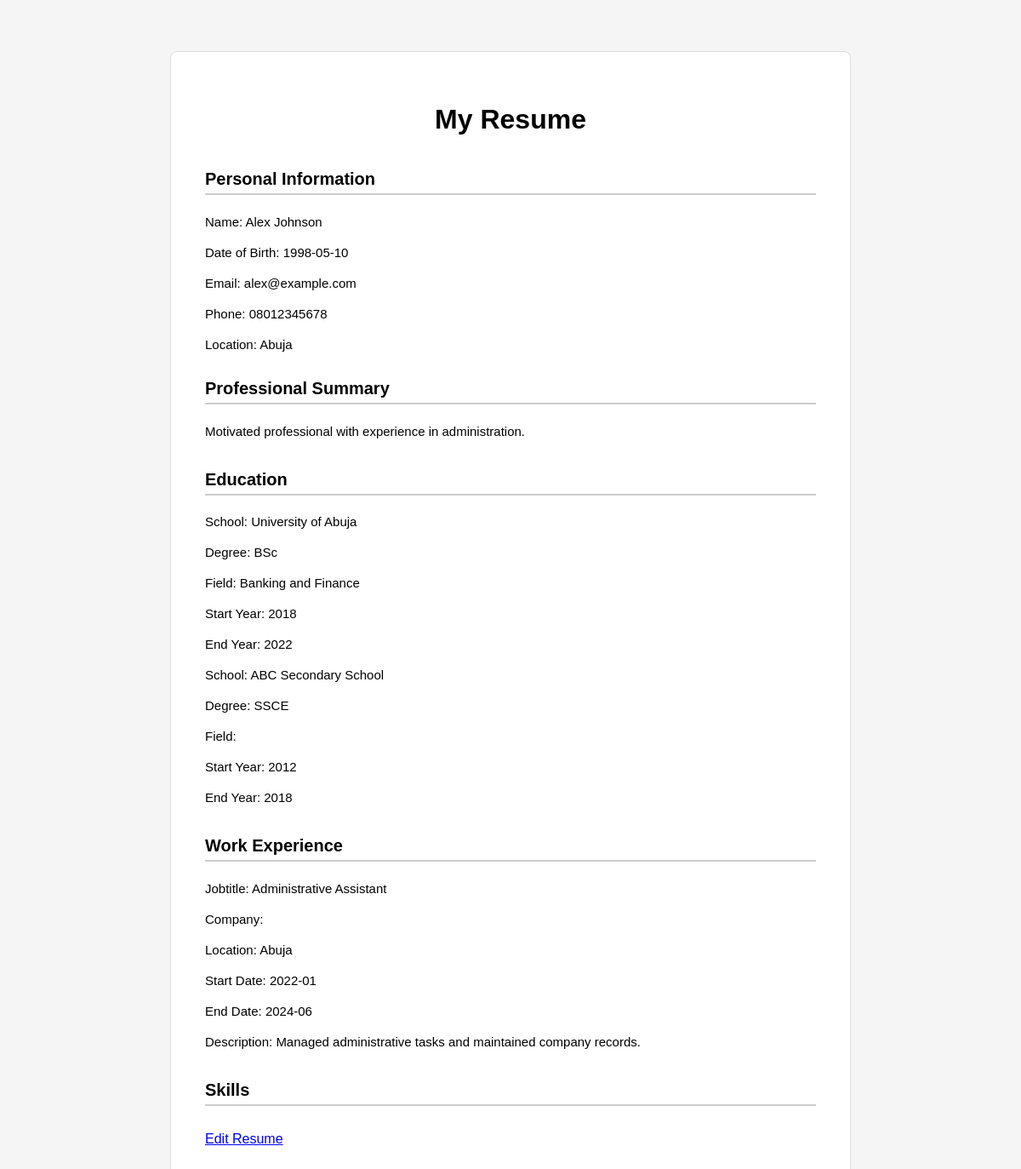
/resume/2, run on an earlier commit of the app's database.
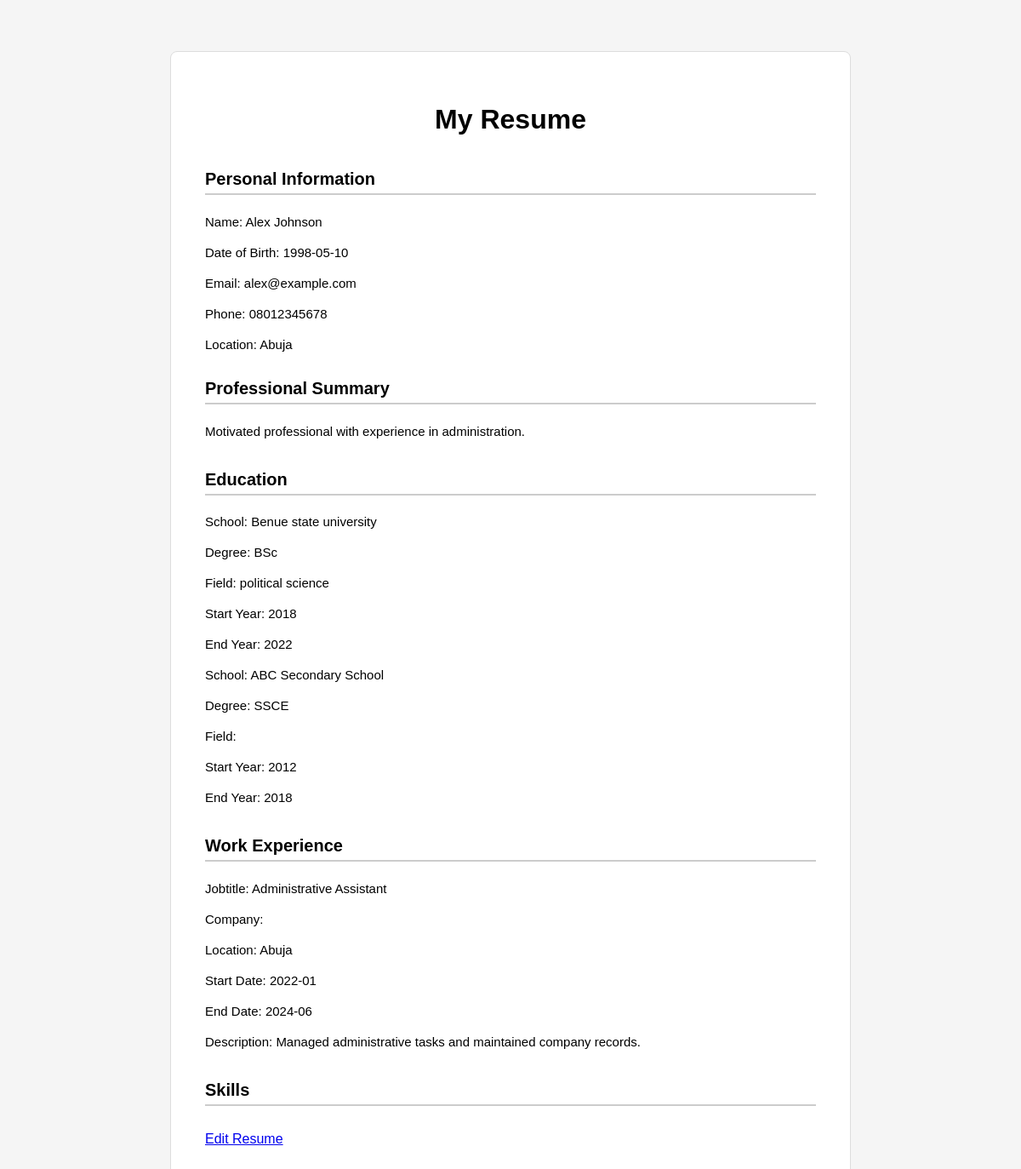
And on a later commit of the database.
### tables this page shows
CREATE TABLE resumes (
        id INTEGER PRIMARY KEY,
        name TEXT,
        date_of_birth TEXT,
        email TEXT,
        phone_number TEXT,
        location TEXT,
        summary TEXT
    );

CREATE TABLE education (
        id INTEGER PRIMARY KEY,
        resume_id INTEGER,
        school TEXT,
        degree TEXT,
        field TEXT,
        start_year TEXT,
        end_year TEXT, education_type TEXT,
        FOREIGN KEY (resume_id) REFERENCES resumes(id)
    );

CREATE TABLE work_experience (
    id INTEGER PRIMARY KEY,
    resume_id INTEGER,
    job_title TEXT,
    company TEXT,
    location TEXT,
    start_date TEXT,
    end_date TEXT,
    description TEXT,
    FOREIGN KEY (resume_id) REFERENCES resumes(id)
    );

### app.py (the view)
@app.route("/resume/<resume_id>")
def view_resume(resume_id):
    resume = get_complete_resume(int(resume_id))
    if resume is None:
        return "Resume not found."
    return render_template(
        "resume.html",
        resume=resume
    )

### database.py (called while the page is built, shortened)
def load_resume_from_database(resume_id):
    cursor.execute(
        """
        SELECT
            id,
            name,
            date_of_birth,
            email,
            phone_number,
            location,
            summary
        FROM resumes
        WHERE id = ?
        """,
        (resume_id,)
    )
    return cursor.fetchone()

def load_education(resume_id):
    cursor.execute(
        """
        SELECT
            id,
            school,
            degree,
            field,
            start_year,
            end_year
        FROM education
        WHERE resume_id = ?
        """,
        (resume_id,)
    )
    education_records = cursor.fetchall()
    education = []
    for record in education_records:
        education.append({
            "id": record[0],
            "school": record[1],
            "degree": record[2],
            "field": record[3],
            "start_year": record[4],
            "end_year": record[5]
        })
    return education

def load_work_experience(resume_id):
    cursor.execute(
        """
        SELECT
            id,
            job_title,
            company,
            location,
            start_date,
            end_date,
            description
        FROM work_experience
        WHERE resume_id = ?
        """,
        (resume_id,)
    )
    work_records = cursor.fetchall()
    work_experience = []
    for record in work_records:
        work_experience.append({
            "id": record[0],
            "job_title": record[1],
            "company": record[2],
            "location": record[3],
            "start_date": record[4],
            "end_date": record[5],
            "description": record[6]
        })
    return work_experience

def load_skills(resume_id):
    cursor.execute(
        """
        SELECT
            id,
            skill
        FROM skills
        WHERE resume_id = ?
        """,
        (resume_id,)
    )
    skill_records = cursor.fetchall()
    skills = []
    for record in skill_records:
        skills.append({
            "id": record[0],
            "skill": record[1]
        })
    return skills

def load_certifications(resume_id):
    cursor.execute(
        """
        SELECT
            id,
            name,
            organization,
            date
        FROM certifications
        WHERE resume_id = ?
        """,
        (resume_id,)
    )
    certification_records = cursor.fetchall()
    certifications = []
    return certifications

### templates/resume.html (shortened to what this page needs)
<!DOCTYPE html>
<html>
<head>
    <link rel="stylesheet" href="{{ url_for('static', filename='style.css') }}">
</head>
<body>
    <div class="resume">
    <h1>My Resume</h1>
<div class="personal_information">
    <h2>Personal Information</h2>
    <p>Name: {{ resume["personal_information"]["name"] }}</p>
    {% if resume["personal_information"]["date_of_birth"] %}
        <p>Date of Birth: {{ resume["personal_information"]["date_of_birth"] }}</p>
        {% endif %}
    <p>Email: {{ resume["personal_information"]["email"] }}</p>
    <p>Phone: {{ resume["personal_information"]["phone_number"] }}</p>
    <p>Location: {{ resume["personal_information"]["location"] }}</p>
 </div>
 <div class="professional-summary">
    <h2>Professional Summary</h2>
    <p>{{ resume["summary"] }}</p>
</div>
<div class="education">
    {% if resume["education"] %}
    <h2>Education</h2>
    {% for education in resume["education"] %}
        <p>School: {{ education["school"] }}</p>
        <p>Degree: {{ education["degree"] }}</p>
        <p>Field: {{ education["field"] }}</p>
        <p>Start Year: {{ education["start_year"] }}</p>
        <p>End Year: {{ education["end_year"] }}</p>
    {% endfor %}
    {% endif %}
</div>
<div class="work-experience">
    {% if resume["work_experience"] %}
    <h2>Work Experience</h2>
    {% for experience in resume["work_experience"] %}
        <p>Jobtitle: {{ experience["job_title"] }}</p>
        <p>Company: {{ experience["Company"] }}</p>
        <p>Location: {{ experience["location"] }}</p>
        <p>Start Date: {{ experience["start_date"] }}</p>
        <p>End Date: {{ experience["end_date"] }}</p>
        <p>Description: {{ experience["description"] }}</p>
    {% endfor %}
    {% endif %}
</div>
<div class="skills">
    <h2>Skills</h2>
</div>
<a href="/edit/{{ resume['personal_information'] ['id'] }}">Edit Resume</a>
</body>
</html>

### static/style.css (style rules this page uses)
body { font-family: Arial, sans-serif; max-width: 800px; margin: 40px auto; background-color: #f5f5f5; padding: 20px; }
.personal-information, .professional-summary, .education, .work-experience, .skills, .certifications, .projects, .languages, .achievements, .volunteer-experience, .references { margin-bottom: 30px; }
h1 { text-align: center; font-size: 32px; margin-bottom: 40px; }
h2 { border-bottom: 2px solid #ccc; padding-bottom: 5px; font-size: 20px; margin-top: 25px; }
p { margin: 6px 0; line-height: 2; font-size: 15px; }
.resume { background-color: white; padding: 40px; border: 1px solid #ddd; box-sizing: border-box; border-radius: 8px; }

What changed in the data, as far as the page shows it:
changed education "BSc": school "University of Abuja" → "Benue state university"; field "Banking and Finance" → "political science"
